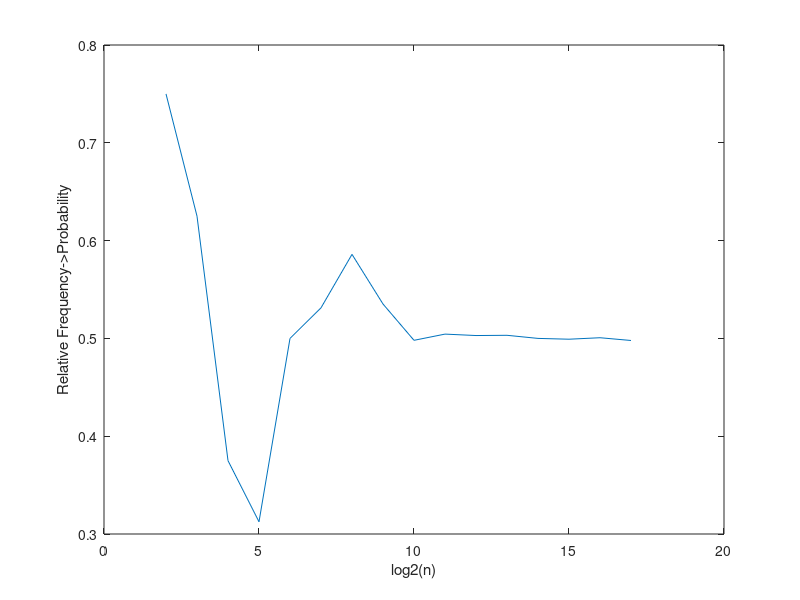

MATLAB code to generate this figure: (Note: this script raises an error after producing the figure.)
% coinflip_probability
% Confirm the definition of probability as the limit of relative frequency 
% as the number of trials approaches infinity. Simulate the flip of a coin 
% n times using a random number generator, either from a uniform discrete 
% distribution (for 'heads' and 'tails'), or from a uniform continuous 
% distribution in the interval [0, 1] using a threshold of 0.5 
% (e.g. a number less than 0.5 is 'heads' and greater is 'tails'). 
% Repeat the experiment for increasing n and calculate each time the ratio
% of 'tails' to n trials. Make the corresponding graphical representation 
% of the ratio for different n.

clear

% Create an array of the of values for the sample size as powers of 2
n=2.^(2:17)';
% Maximum Value for iterator i used in for-loop below
imax=length(n);
% Memory allocation for relative frequency p and sample size ni
p=zeros(imax,1);
ni=zeros(imax,1);

for i=1:imax
    
    ni=n(i);
    % Generate ni random numbers from the continius uniform distribution
    % in the interval (0,1)
    x=rand(ni,1);
    % Find which of these numbers are larger than 0.5 (coin flip: tails)                                   
    k=find(x<0.5); 
    %and count them
    tails=length(k);
    % Calculate the relative frequency of tails p
    p(i)=tails/ni;
    % Output: values of n and p 
    fprintf('n=%d  p=%.3f\n',ni,p(i));
    
end

% Create a figure with the plot of relative frequency (p) of tails as a 
% function of sample size (n)
figure(1)
clf
plot(log2(n),p)
xlabel('log2(n)')
ylabel('Relative Frequency->Probability')
hold on
yline(0.5,'r')
grid on
